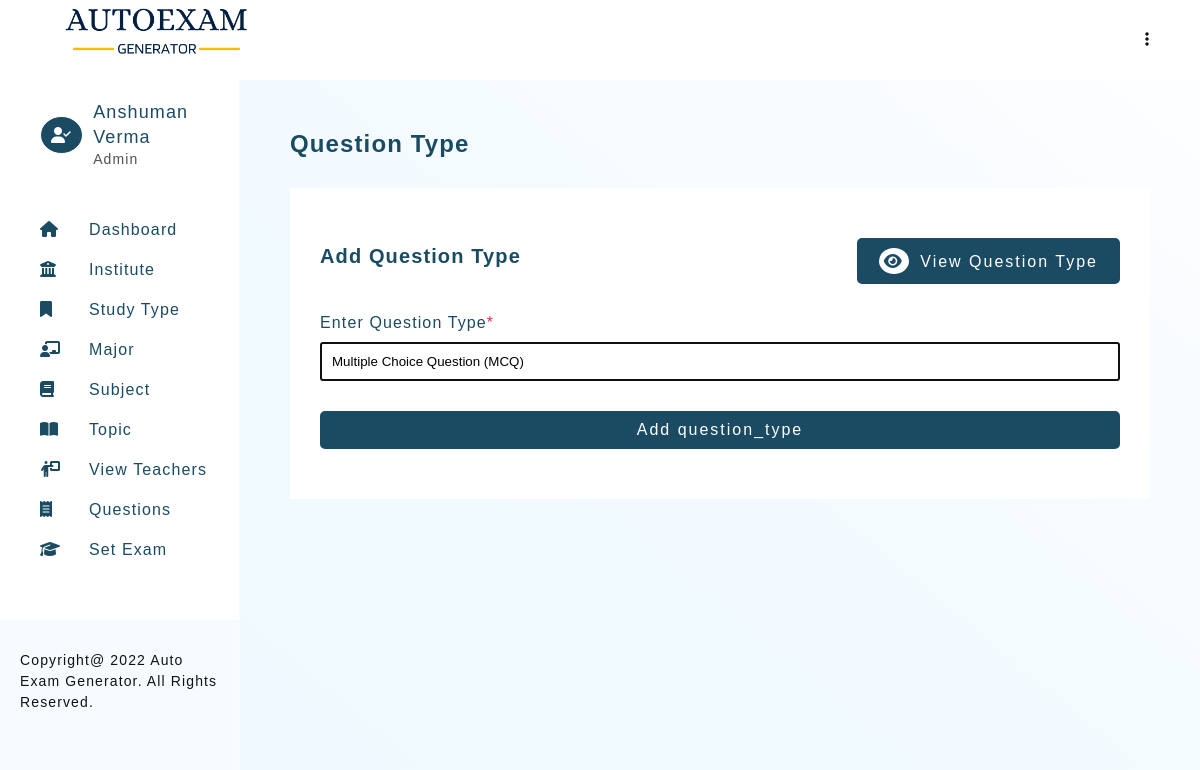
/questionType.php?edit=1 (signed in), run on the app's committed database.
### tables this page shows
CREATE TABLE `teacher_profile` (
  `teacher_id` int PRIMARY KEY AUTO_INCREMENT,
  `teacher_firstname` varchar(30) NOT NULL,
  `teacher_lastname` varchar(30) NOT NULL,
  `email` varchar(50) UNIQUE,
  `password` varchar(100) NOT NULL,
  `type` ENUM('Admin','Teacher') NOT NULL DEFAULT 'Teacher',
  `addedOn` DATETIME DEFAULT CURRENT_TIMESTAMP
);

CREATE TABLE `question_type` (
  `question_type_id` int PRIMARY KEY AUTO_INCREMENT,
  `question_type_value` varchar(70) UNIQUE,
  `question_abbr` varchar(30) UNIQUE
);

### includes/config.php (called while the page is built, shortened)
<?php
    $sitename = "Auto Exam Generator";

### questionType.php (the view, shortened to what this page needs)
<?php
    require_once './templates/header.php';
    $question_type = '';
    if(isset($_GET['edit']))
    {
        $questionTypeQ = mysqli_query($connection, "SELECT * FROM `question_type` WHERE `question_type_id` = '$_GET[edit]'" );
        if(mysqli_num_rows($questionTypeQ) == 1 )
        {
            $typeRow = mysqli_fetch_assoc($questionTypeQ);
            $question_type = $typeRow['question_type_value'];
        }
    }
?>
<section>
    <h3 class="heading">Question Type</h3>
    <div class="card">
        <div class="card-heading">
            <div>
                <h4 class="sub-heading">Add Question Type</h4>
            </div>
            <a href="questionType-view.php" class="btn btn-green"><i class="fa-solid fa-eye"></i> View Question Type</a>
        </div>
        <form method="post" class="form-container g-large">
            <div>
                <label for="question_type">Enter Question Type<span class="text-red">*</span></label>
                <input type="text" name="question_type" id="question_type" class="form-control" placeholder="Enter Question Type" autofocus value="<?= $question_type; ?>">
            </div>
            <button type="submit" name="submit" class="btn btn-green">Add question_type</button>
        </form>
    </div>
</section>
<?php
    require_once './templates/footer.php';
?>

### templates/header.php (shortened to what this page needs)
<?php
    require './includes/config.php';
    require_once './includes/connection.php';
    if(isset($_SESSION['user']))
    {
        $userQuery = mysqli_query($connection, "SELECT * FROM teacher_profile WHERE email = '$_SESSION[user]'");
        $userRow = mysqli_fetch_assoc($userQuery);
    }
?>
<!DOCTYPE html>
<html lang="en">
<head>
    <link rel="stylesheet" href="./assets/css/main.css">
    <link rel="stylesheet" href="./assets/css/style.css">
    <link rel="stylesheet" href="https://cdnjs.cloudflare.com/ajax/libs/font-awesome/6.1.1/css/all.min.css">
</head>
<body>
    <header class="admin-header">
        <h1 class="title">
            <img src="./assets/images/logo.png" alt="Auto Exam Generator" height="60px">
        </h1>
        <div>
            <ul>
                <li class="dropmenu">
                    <a href="#"><i class="fa-solid fa-ellipsis-vertical"></i></a>
                </li>
            </ul>
        </div>
    </header>
    <aside id="asideMenu">
        <div class="profile-header" id="profile-header2">
            <?php
                if($_SESSION['userType'] == 'Admin')
                {
                    echo "<i class=\"fa-solid fa-user-check\"></i>";
                }
                else
                {
                    echo "<i class=\"fa-solid fa-user\"></i>";
                }
            ?>
            <div>
                <h2>
                    <?=
                        $userRow['teacher_firstname'] ." ". $userRow['teacher_lastname']
                    ?>
                </h2>
                <p> <?=  $_SESSION['userType']; ?> </p>
            </div>
        </div>
        <section id="nav-header">
            <nav>
                <ul class="navbar">
                    <li><a href="dashboard.php"><i class="fa-solid fa-house"></i><span>Dashboard</span></a></li>
                            <li><a href="institute-view.php"><i class="fa-solid fa-building-columns"></i><span>Institute</span></a></li>
                            <li><a href="studyType-view.php"><i class="fa-solid fa-bookmark"></i><span>Study Type</span></a></li>
                            <li><a href="major-view.php"><i class="fa-solid fa-chalkboard-user"></i><span>Major</span></a></li>
                            <li><a href="subject-view.php"><i class="fa-solid fa-book"></i><span>Subject</span></a></li>
                            <li><a href="topic-view.php"><i class="fa-solid fa-book-open"></i><span>Topic</span></a></li>
                    <?php
                        if($_SESSION['userType'] == 'Admin')
                        {
                    ?>
                            <li><a href="teacher-view.php"><i class="fa-solid fa-person-chalkboard"></i><span>View Teachers</span></a></li>
                    <?php
                        }
                    ?>
                    <li><a href="question-view.php"><i class="fa-solid fa-receipt"></i><span>Questions</span></a></li>
                    <li><a href="setExam-1.php"><i class="fa-solid fa-graduation-cap"></i><span>Set Exam</span></a></li>
                </ul>
            </nav>
        </section>
        <footer class="copyright">Copyright@
            <?= date("Y"); ?>
            <?= $sitename; ?>. All Rights Reserved.
        </footer>
    </aside>
    <main>

### assets/css/main.css (style rules this page uses)
* { margin: 0; padding: 0; box-sizing: border-box; }
body { font-family: 'Gill Sans', 'Gill Sans MT', Calibri, 'Trebuchet MS', sans-serif; color: #121212; letter-spacing: 0.07em; }
html { scroll-behavior: smooth; }
a { text-decoration: none; }
ul { list-style: none; }
.text-red { color: #dc3545; }
.btn { padding: 8px 20px; border-radius: 5px; transition: all 0.2s; letter-spacing: 2px; font-size: 16px; }
.btn i { border-radius: 50%; padding: 5px; margin-right: 5px; transition: all 0.2s; }
.btn-green { background-color: #1a4b63; color: #fff; border: solid 2px #1a4b63; }
.btn-green i { background-color: #fff; color: #1a4b63; }

### assets/css/style.css (style rules this page uses)
:root { --primary-color: #1a4b63; }
body { color: #121212; }
.admin-header { padding: 0 50px; background-color: #fff; display: flex; justify-content: space-between; width: 100%; z-index: 12; height: 10vh; line-height: 10vh; position: fixed; top: 0; left: 0; }
.admin-header .dropmenu { position: relative; text-align: right; }
.admin-header .dropmenu a { color: #121212; }
aside { width: 50%; background-color: #fff; height: 100%; overflow: auto; position: fixed; display: flex; flex-direction: column; justify-content: space-between; border-right: solid 1px rgb(255, 249, 249); display: none; background-color: #f6fbff; }
aside > #nav-header { padding: 20px 20px 50px 40px; display: grid; grid-template-columns: 1fr; row-gap: 20px; align-content: start; background-color: #fff; }
h1.title { color: var(--primary-color); font-size: 18px; }
.profile-header { display: flex; justify-content: flex-start; align-items: center; line-height: 1.4; padding: 20px 20px 20px 40px; background-color: #fff; }
.profile-header > i { border-radius: 50%; color: #fff; border: solid 1px; padding: 10px; background-color: var(--primary-color); margin-right: 10px; }
.profile-header > div > h2 { color: var(--primary-color); font-size: 18px; font-weight: normal; }
.profile-header > div > p { color: #515151; font-size: 14px; }
aside > #nav-header > nav > ul { line-height: 2.5; }
aside > #nav-header > nav > ul > li > a { color: var(--primary-color); font-size: 16px; display: block; }
aside > #nav-header > nav > ul > li > a > i { display: inline-block; width: 30px; }
aside > #nav-header > nav > ul > li > a > span { margin-left: 19px; }
aside > footer { background-color: #f6fbff; padding: 30px 20px 30px; line-height: 1.5; font-size: 14px; }
main { background-image: linear-gradient(to right top, #f0f9ff, #f0f9ff, #f0faff, #f1faff, #f1faff, #f2faff, #f4fbff, #f5fbff, #f7fcff, #f9fcff, #fbfdff, #fdfeff); min-height: 100vh; padding: 50px 50px; margin-top: 10vh; }
main > section { margin-bottom: 100px; }
.heading { color: var(--primary-color); margin-bottom: 30px; font-size: 24px; font-weight: 600; }
.sub-heading { color: var(--primary-color); margin-bottom: 10px; font-size: 20px; font-weight: 600; }
.card { background-color: #fff; padding: 50px 30px; }
.card-heading { display: flex; justify-content: space-between; align-items: center; margin-bottom: 30px; flex-direction: column; }
.form-container { display: grid; grid-template-columns: 1fr; }
.g-large { grid-gap: 30px; }
.form-container > div > label, .form-label { display: block; color: var(--primary-color); margin-bottom: 10px; }
.form-container .form-control { width: 100%; padding: 10px; }
.form-container > button { grid-template-columns: 200px; }
@media (min-width: 992px) { aside { display: block; width: 20%; } }
@media (min-width: 992px) { main { margin-left: 20%; width: 80%; } }
@media (min-width: 992px) { .card-heading { flex-direction: row; } }
.form-control { display: block; width: 100%; padding: 10px; }

### data on the page
teacher_profile: teacher_firstname "Anshuman", teacher_lastname "Verma"
question_type: question_type "Multiple Choice Question (MCQ)"

### other printed values
$_SESSION['userType'] "Admin"
$sitename "Auto Exam Generator"
